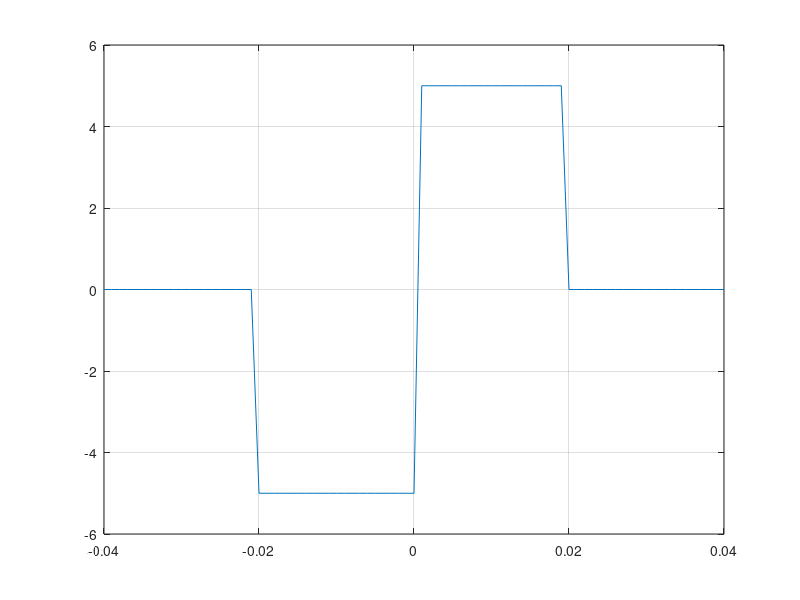

Write MATLAB code to recreate this figure.
Fs=1e3;
t1=-40e-3:1/Fs:0;
t2=1e-3:1/Fs:40e-3;
T=40e-3;
A=5;
s=[-A*rectpuls(t1,T), A*rectpuls(t2,T)] ;
plot([t1,t2],s); grid;
ylim([-6 6]); 
